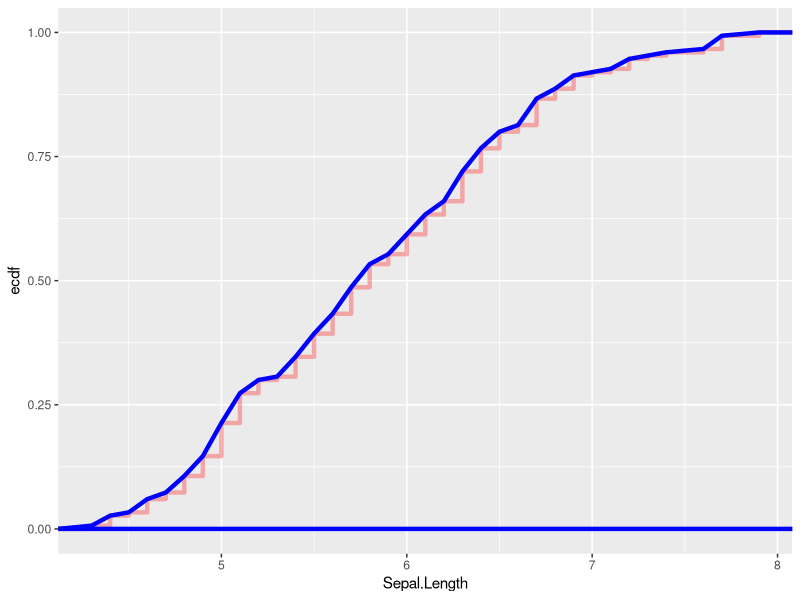
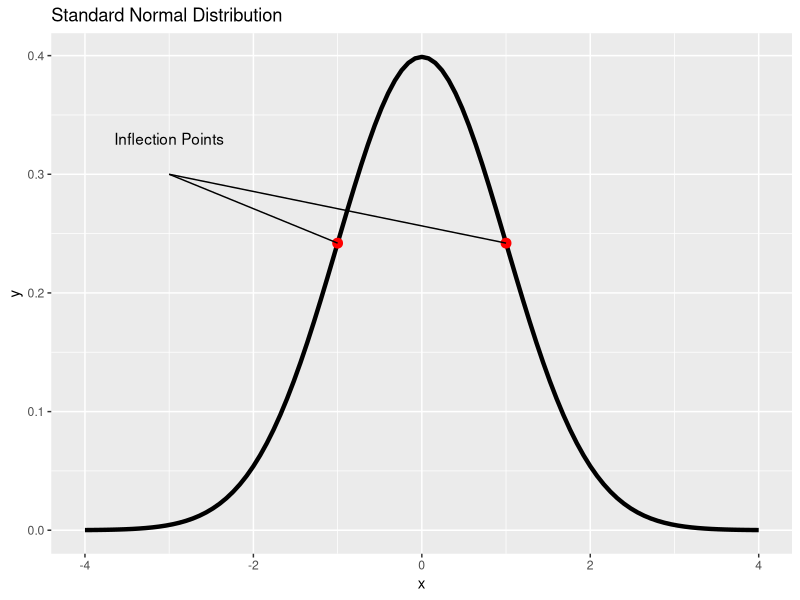
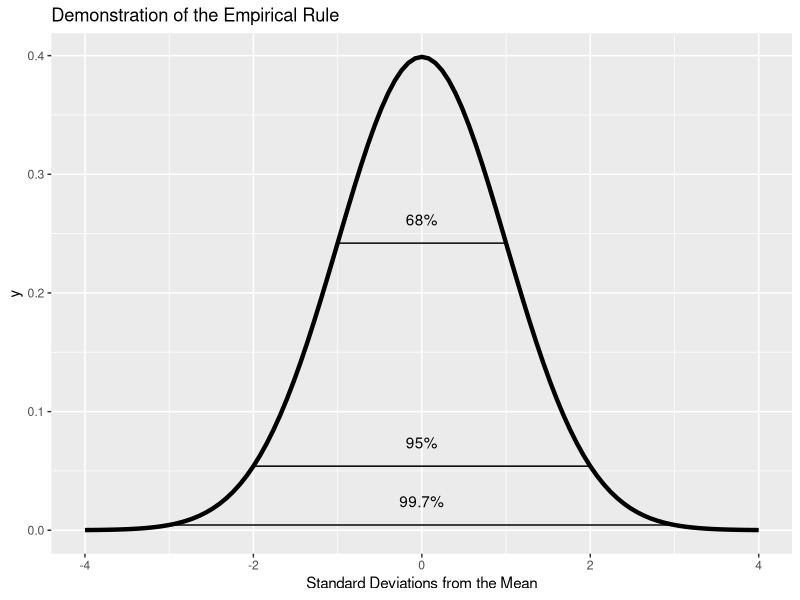

The R script that drew these images, in order:
## ---- chunk 1
library(ggplot2)
ggplot(iris, aes(Sepal.Length)) + 
    stat_ecdf(color = "red", lwd = 1.5, alpha = .3) +
    stat_ecdf(geom = "density", color = "blue", lwd = 1.5, alpha = .3)

## ---- chunk 2
ggplot(x = -4:4) +
    stat_function(fun = dnorm, xlim = c(-4,4), lwd = 1.5) +
    annotate("point", x = c(-1,1), y = dnorm(c(-1,1)), color = "red", size = 3) +
    annotate("segment", x = -3, y = .3, xend = c(-1,1), yend = dnorm(c(-1,1))) +
    annotate("text", x = -3, y = .33, label = "Inflection Points") +
    labs(title = "Standard Normal Distribution")
## ---- chunk 3
ggplot(x = -4:4) +
    stat_function(fun = dnorm, xlim = c(-4,4), lwd = 1.5) +
    annotate("segment", x = -1:-3, y = dnorm(-1:-3), xend = 1:3, yend = dnorm(1:3)) +
    annotate("text", x = 0, y = dnorm(-1:-3) + .02, label = c("68%", "95%", "99.7%")) +
    labs(title = "Demonstration of the Empirical Rule", x = "Standard Deviations from the Mean")
